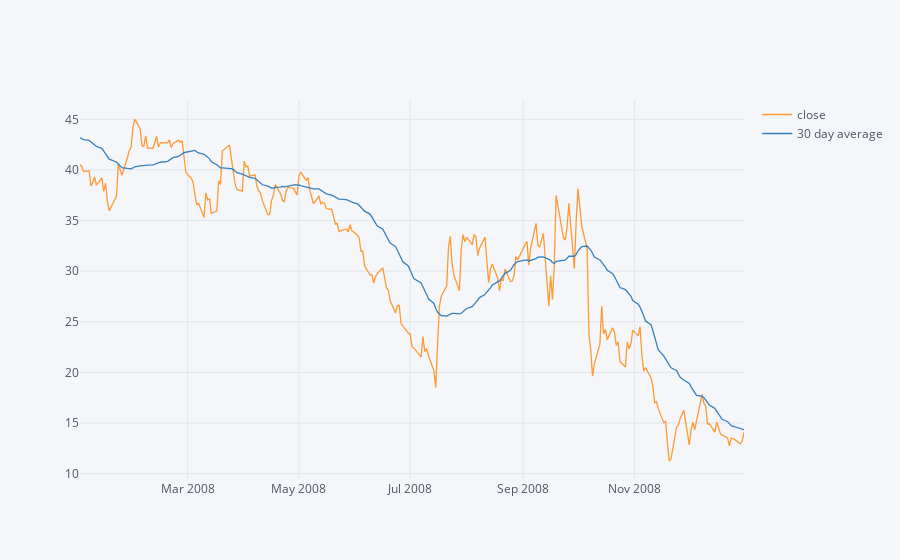

Write notebook code for a chart like this one.
### Code cell
BAC_2008[['close','30 day average']].iplot()

### Figure 1 — Plotly figure (JSON) as saved in the notebook; plotly's stock layout.template omitted (floating-point values rounded to 4 significant figures; data arrays with more than 128 entries replaced by an {"elided": "..."} marker saying what was removed)
{"data": [{"line": {"color": "rgba(255, 153, 51, 1.0)", "dash": "solid", "shape": "linear", "width": 1.3}, "mode": "lines", "name": "close", "text": "", "type": "scatter", "x": {"elided": "253 str values"}, "y": {"elided": "253 float values"}}, {"line": {"color": "rgba(55, 128, 191, 1.0)", "dash": "solid", "shape": "linear", "width": 1.3}, "mode": "lines", "name": "30 day average", "text": "", "type": "scatter", "x": {"elided": "253 str values"}, "y": {"elided": "253 float values"}}], "layout": {"legend": {"bgcolor": "#F5F6F9", "font": {"color": "#4D5663"}}, "paper_bgcolor": "#F5F6F9", "plot_bgcolor": "#F5F6F9", "title": {"font": {"color": "#4D5663"}}, "xaxis": {"gridcolor": "#E1E5ED", "showgrid": true, "tickfont": {"color": "#4D5663"}, "title": {"font": {"color": "#4D5663"}, "text": ""}, "zerolinecolor": "#E1E5ED"}, "yaxis": {"gridcolor": "#E1E5ED", "showgrid": true, "tickfont": {"color": "#4D5663"}, "title": {"font": {"color": "#4D5663"}, "text": ""}, "zerolinecolor": "#E1E5ED"}}}
